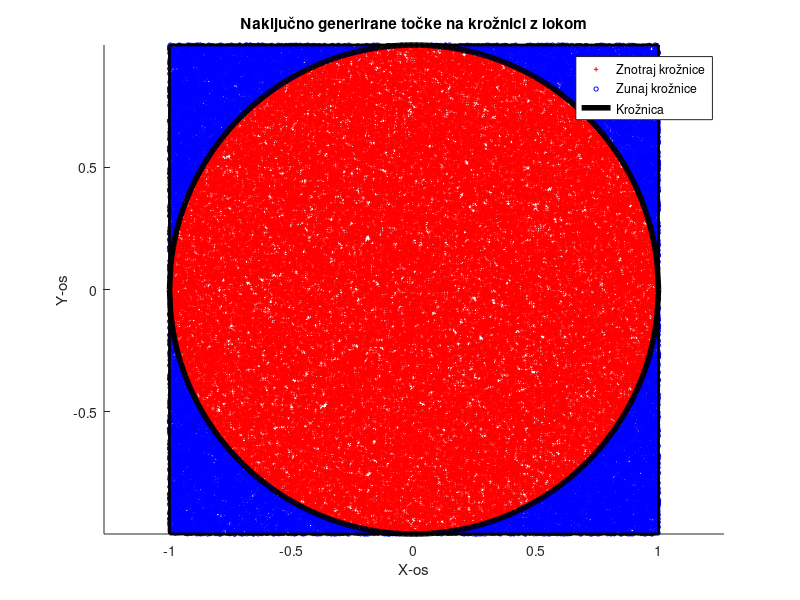

The MATLAB script that drew this image:
function calc_pi()
    n=100000;
    [pi_priblizek, napaka] = area_pi(n);
    disp(['Približek števila pi:', num2str(pi_priblizek)])
    disp(['Napaka', num2str(napaka)])
    figure(n)
end



function figure(n)
     x = rand(1,n)*2-1;
     y = rand(1,n)*2-1;
     radij = sqrt(x.^2 + y.^2);  
     znotraj_kroga = radij <= 1;

    
     scatter(x(znotraj_kroga), y(znotraj_kroga), 10, 'r', '+');  
     hold on;
     scatter(x(~znotraj_kroga), y(~znotraj_kroga), 10, 'b', 'o'); 
     hold off;

    koren = @(x) sqrt(1-x.^2); %definiranje anonimne funkcije
    xx=linspace(-1, 1, 400);
    %r = 1;
    %x_circle = r * cos(theta);
    %y_circle = r * sin(theta);
    
    hold on;
    axis equal
    plot(xx, koren(xx), 'k', 'LineWidth', 4);
    hold on;
    plot(xx, -koren(xx), 'k', 'LineWidth', 4);
    hold on;
    
    %Izris kvadrata
    T0=[1,1];
    T1=[1,-1];
    T2=[-1,-1];
    T3=[-1,1];
   
    plot(T1,T0,"k",'LineWidth', 2)
    hold on;
    plot(T1,T2,"k",'LineWidth', 2)
    hold on;
    plot(T0,T3,"k",'LineWidth', 2)
    hold on;
    plot(T2,T3,"k",'LineWidth', 2)
    hold off;

    title('Naključno generirane točke na krožnici z lokom');
    xlabel('X-os');
    ylabel('Y-os');
    legend('Znotraj krožnice', 'Zunaj krožnice', 'Krožnica');
end


function [pi_priblizek, napaka] = area_pi(n)     
   zunaj=0;
   notri=0;
    for i=1:n
        x = rand();
        y = rand();
            if (x^2+y^2)<=1
                notri=notri+1;
            else
                zunaj=zunaj+1;
            end
    end
  pi_priblizek=4*notri/n;
  napaka=abs(pi_priblizek-pi);
end